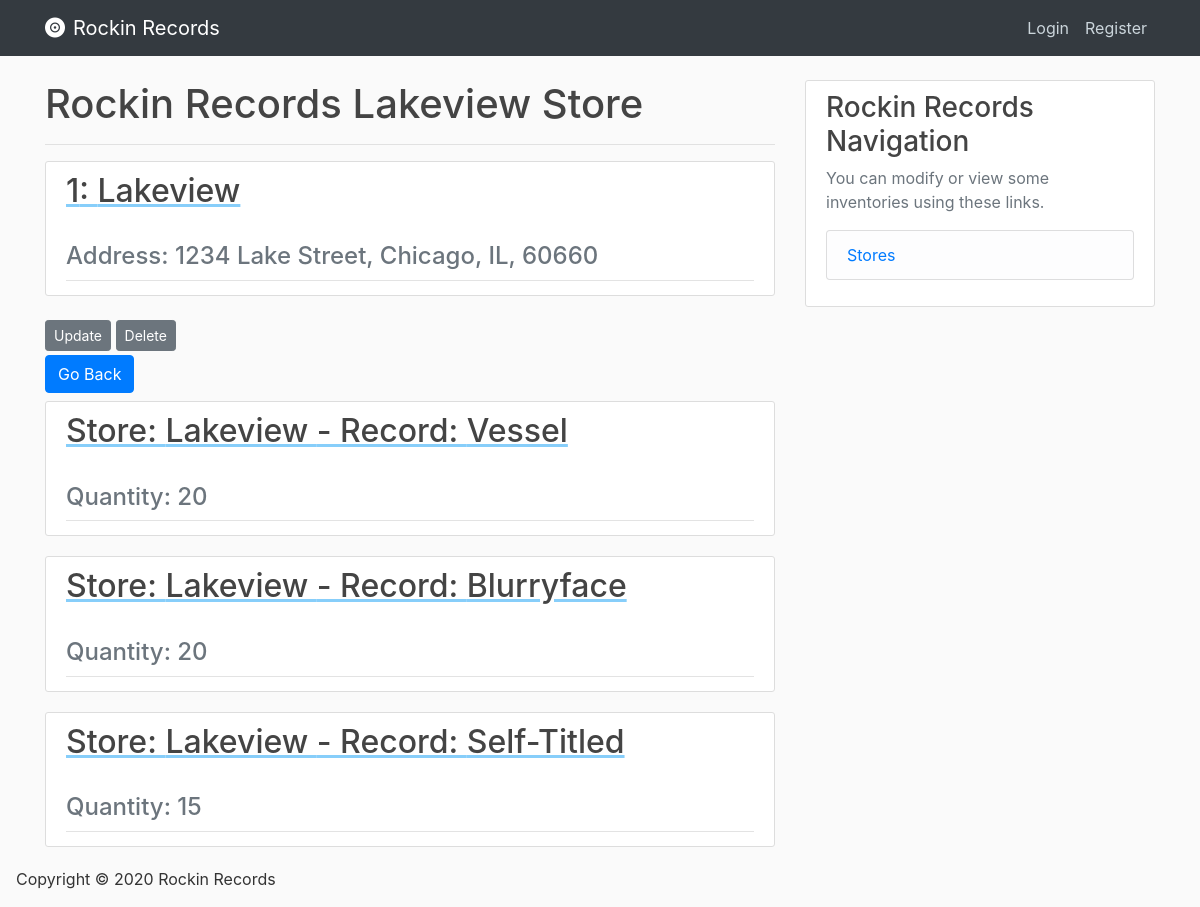
The page /store/1 on the database its author committed.
### database/models.py (models this page shows, shortened)
class Stores(db.Model):
    store_id = db.Column(db.Integer, primary_key=True, nullable=False, autoincrement="auto")
    store_name = db.Column(db.String(120), nullable=False)
    street_address = db.Column(db.String(120), nullable=False)
    city_address = db.Column(db.String(120), nullable=False)
    state_address = db.Column(db.String(120), nullable=False)
    zip_address = db.Column(db.String(120), nullable=False)

class Inventory(db.Model):
    record_id = db.Column(db.Integer, db.ForeignKey('records.record_id'), primary_key=True, nullable=False)
    store_id = db.Column(db.Integer, db.ForeignKey('stores.store_id'), primary_key=True, nullable=False)
    quantity = db.Column(db.Integer, nullable=False)

class Records(db.Model):
    record_id = db.Column(db.Integer, primary_key=True, nullable=False, autoincrement="auto")
    record_name = db.Column(db.String(120), nullable=False)
    record_genre = db.Column(db.String(120), nullable=False)
    record_price = db.Column(db.Float, nullable=False)
    artist_id = db.Column(db.Integer, db.ForeignKey('artists.artist_id'), nullable=False)

### database/routes.py (the view)
@app.route('/store/<store_id>', methods=['GET', 'POST'])
def store(store_id):
    store = Stores.query.get_or_404(store_id)
    store_inventory = Inventory.query.join(Records, Inventory.record_id == Records.record_id)\
        .add_columns(Inventory.quantity, Records.record_id, Records.record_name)\
        .join(Stores, Inventory.store_id == Stores.store_id)\
        .add_columns(Stores.store_name, Stores.store_id).filter(Stores.store_id == Inventory.store_id).all()
    return render_template('store.html', store=store, store_inventory=store_inventory)

### database/Templates/store.html
{% extends "index.html" %}
{% block content %}
    <h1> Rockin Records {{store.store_name}} Store</h1>
    <hr>
        <article class="media content-section">
            <div class="media-body">
                <div class="article-metadata">
                    <a class="mr-2" href="#" style="text-decoration: underline; text-decoration-color: lightskyblue;" >
                    <h2> {{ store['store_id'] }}: {{ store['store_name'] }} </h2>
                    </a>
                    <h4 class="text-muted"> Address: {{ store['street_address'] }}, {{ store['city_address'] }}, {{ store['state_address']}}, {{ store['zip_address'] }}</h4>
                </div>
          </div>
        </article>
        <div>
              <a class="btn btn-secondary btn-sm mt-1 mb-1" href="{{url_for('update_store', store_id=store.store_id)}}">Update</a>
              <a class="btn btn-secondary btn-sm mt-1 mb-1" href="{{url_for('delete_store', store_id=store.store_id)}}">Delete</a>
        </div>
     <div>
        <a href="{{ url_for('home') }} ">
          <button class='btn btn-primary'>
              Go Back
          </button>
        </a>
     </div>
    {% for si in store_inventory %}
        <article class="media content-section mt-2">
            <div class="media-body">
                <div class="article-metadata">
                    <a class="mr-2" href="{{ url_for('inventory', record_id=si.record_id, store_id=si.store_id) }}" style="text-decoration: underline; text-decoration-color: lightskyblue;" >
                        <h2> Store: {{ si['store_name'] }} - Record: {{ si['record_name'] }} </h2>
                    </a>
                    <h4 class="text-muted">Quantity: {{ si['quantity'] }}</h4>
                </div>
          </div>
        </article>
    {% endfor %}
{% endblock content %}

### database/static/css/main.css (style rules this page uses)
body { background: #fafafa; color: #333333; margin-top: 5rem; }
h1, h2, h3, h4, h5, h6 { color: #444444; }
.content-section { background: #ffffff; padding: 10px 20px; border: 1px solid #dddddd; border-radius: 3px; margin-bottom: 20px; }
.article-metadata { padding-bottom: 1px; margin-bottom: 4px; border-bottom: 1px solid #e3e3e3 }

### rows shown on the page
Stores: store_name "Lakeview", store_id "1", street_address "1234 Lake Street", city_address "Chicago", state_address "IL", zip_address "60660"
Inventory: store_name "Lakeview", record_name "Vessel", quantity "20"
Inventory: store_name "Lakeview", record_name "Blurryface", quantity "20"
Inventory: store_name "Lakeview", record_name "Self-Titled", quantity "15"
